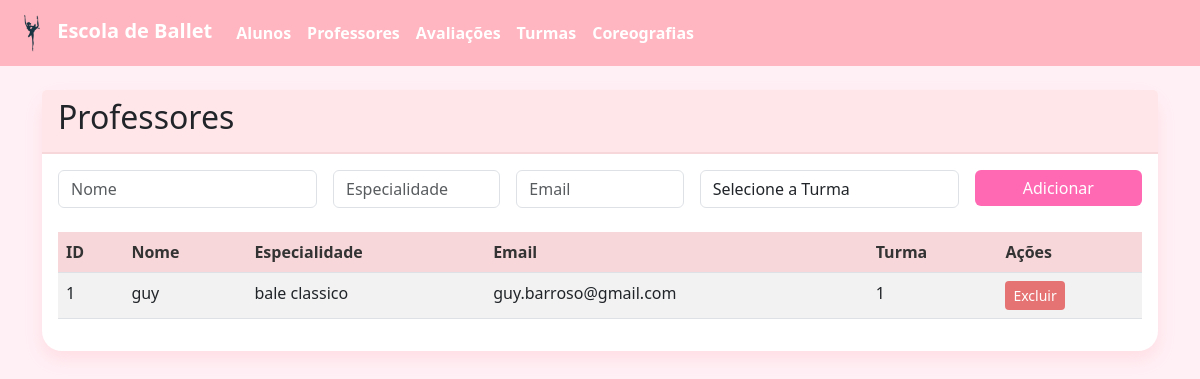
Page /professores on the earlier database version.
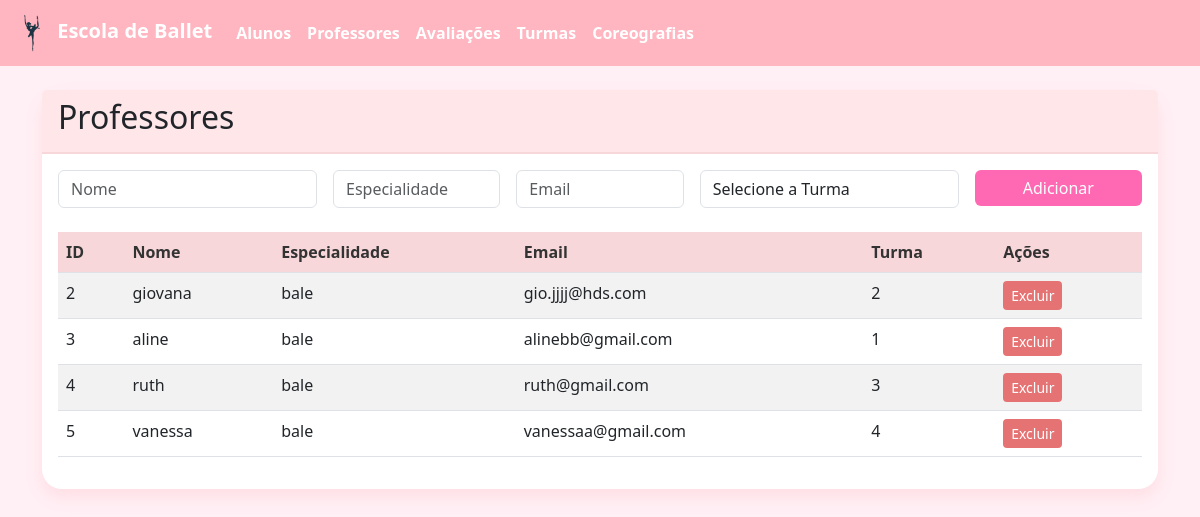
Same page on the later database version.
### tables this page shows
CREATE TABLE Professor (
    id INTEGER PRIMARY KEY AUTOINCREMENT,
    nome TEXT NOT NULL,
    especialidade TEXT NOT NULL,
    email TEXT NOT NULL,
    telefone TEXT,
    certificacoes TEXT,
    turma_id INTEGER REFERENCES Turma(id)
);

### app.py (the view)
@app.route('/professores')
def mostrar_professores():
    professores = listar_professores()
    turmas = listar_turmas()
    return render_template('professores.html', professores=professores, turmas=turmas)

### db/connection.py (called while the page is built)
def conectar():
    return sqlite3.connect('ballet.db')

### models/professor.py (called while the page is built)
def listar_professores():
    conn = conectar()
    cursor = conn.cursor()
    cursor.execute("""
        SELECT p.id, p.nome, p.especialidade, p.email,
               COALESCE(p.turma_id, 'Sem turma') as turma_id,
               p.telefone, p.certificacoes
        FROM Professor p
    """)
    resultado = cursor.fetchall()
    conn.close()
    return resultado

### models/turma.py (called while the page is built)
def listar_turmas():
    conn = conectar()
    cursor = conn.cursor()
    cursor.execute("SELECT * FROM Turma")
    resultado = cursor.fetchall()
    conn.close()
    return resultado

### templates/professores.html (shortened to what this page needs)
{% extends "base.html" %}
{% block content %}
<div class="card">
  <div class="card-header">
    <h2>Professores</h2>
</div>
<div class="card-body">
    <form method="POST" action="{{ url_for('adicionar_professor') }}" class="mb-4">
        <div class="row g-3">
            <div class="col-md-3">
            <input type="text" name="nome" class="form-control" placeholder="Nome" required>
            </div>
            <div class="col-md-2">
            <input type="text" name="especialidade" class="form-control" placeholder="Especialidade" required>
            </div>
            <div class="col-md-2">
            <input type="email" name="email" class="form-control" placeholder="Email" required>
            </div>
            <div class="col-md-3">
            <select name="turma_id" class="form-control">
                <option value="">Selecione a Turma</option>
            </select>
            </div>
            <div class="col-md-2">
            <button type="submit" class="btn btn-primary w-100">Adicionar</button>
            </div>
        </div>
    </form>
    <table class="table table-striped">
      <thead>
        <tr>
          <th>ID</th>
          <th>Nome</th>
          <th>Especialidade</th>
          <th>Email</th>
          <th>Turma</th>
          <th>Ações</th>
        </tr>
      </thead>
      <tbody>
        {% for p in professores %}
        <tr>
          <td>{{ p[0] }}</td>
          <td>{{ p[1] }}</td>
          <td>{{ p[2] }}</td>
          <td>{{ p[3] }}</td>
          <td>{{ p[4] or 'Sem turma' }}</td>
          <td>
            <a href="{{ url_for('remover_professor', id=p[0]) }}" class="btn btn-danger btn-sm"
               onclick="return confirm('Deseja excluir este professor?')">Excluir</a>
          </td>
        </tr>
        {% endfor %}
      </tbody>
    </table>
  </div>
</div>
{% endblock %}

### templates/base.html (shortened to what this page needs)
<!DOCTYPE html>
<html lang="pt-br">
<head>
  <link href="https://cdn.jsdelivr.net/npm/bootstrap@5.3.0/dist/css/bootstrap.min.css" rel="stylesheet">
  <link rel="stylesheet" href="{{ url_for('static', filename='style.css') }}">
</head>
<body>
  <nav class="navbar navbar-expand-lg navbar-dark bg-primary">
    <div class="container-fluid">
      <a class="navbar-brand" href="/">
        <img src="{{ url_for('static', filename='logo_ballet.png') }}" height="40" alt="Logo">
        Escola de Ballet
      </a>
      <div class="collapse navbar-collapse">
        <ul class="navbar-nav">
          <li class="nav-item"><a class="nav-link" href="{{ url_for('mostrar_alunos') }}">Alunos</a></li>
          <li class="nav-item"><a class="nav-link" href="{{ url_for('mostrar_professores') }}">Professores</a></li>
          <li class="nav-item"><a class="nav-link" href="{{ url_for('mostrar_avaliacoes') }}">Avaliações</a></li>
          <li class="nav-item"><a class="nav-link" href="{{ url_for('mostrar_turmas') }}">Turmas</a></li>
          <li class="nav-item"><a class="nav-link" href="{{ url_for('mostrar_coreografias') }}">Coreografias</a></li>
        </ul>
      </div>
    </div>
  </nav>
  <div class="container mt-4">
    {% block content %}{% endblock %}
  </div>
</body>
</html>

### static/style.css (style rules this page uses)
body { background-color: #fff0f5; font-family: 'Segoe UI', Tahoma, Geneva, Verdana, sans-serif; }
.navbar { background-color: #ffb6c1 !important; }
.navbar-brand, .navbar-nav .nav-link { color: white !important; font-weight: bold; }
.card { border-radius: 20px; border: none; background-color: #ffffff; box-shadow: 0 8px 16px rgba(255, 182, 193, 0.3); }
.card-header { background-color: #ffe6e9; border-bottom: 2px solid #f8d7da; border-radius: 20px 20px 0 0; }
.table th { background-color: #f8d7da; color: #333; font-weight: bold; }
.table-striped tbody tr:nth-of-type(odd) { background-color: #fff5f7; }
.btn-primary { background-color: #ff69b4; border: none; }
.btn-danger { background-color: #e57373; border: none; }

Differences in the rows shown:
removed Professor: id "1", nome "guy", especialidade "bale classico", email "guy.barroso@gmail.com", p "1"
added Professor: id "2", nome "giovana", especialidade "bale", email "gio.jjjj@hds.com", p "2"
added Professor: id "3", nome "aline", especialidade "bale", email "alinebb@gmail.com", turma "1"
added Professor: id "4", nome "ruth", especialidade "bale", email "ruth@gmail.com", turma "3"
added Professor: id "5", nome "vanessa", especialidade "bale", email "vanessaa@gmail.com", turma "4"
